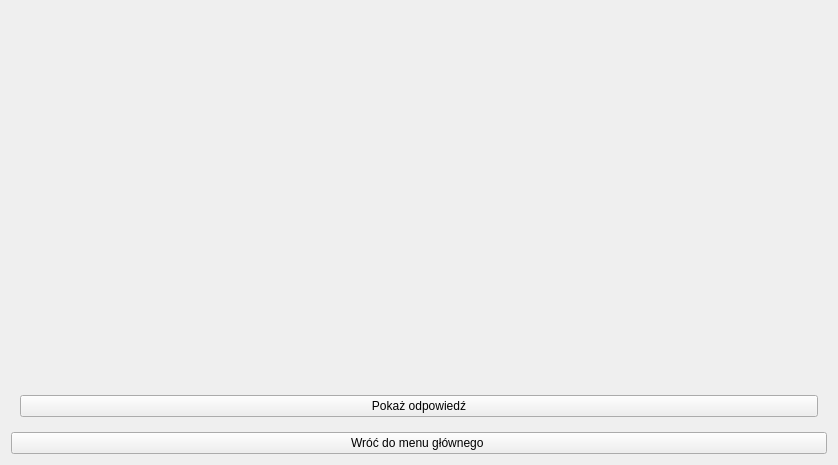
<?xml version="1.0" encoding="UTF-8"?>
<ui version="4.0">
 <class>LearnWidget</class>
 <widget class="QWidget" name="LearnWidget">
  <property name="geometry">
   <rect>
    <x>0</x>
    <y>0</y>
    <width>838</width>
    <height>465</height>
   </rect>
  </property>
  <property name="windowTitle">
   <string>Form</string>
  </property>
  <layout class="QGridLayout" name="gridLayout">
   <item row="0" column="0">
    <layout class="QVBoxLayout" name="verticalLayout" stretch="0,0">
     <item>
      <widget class="QStackedWidget" name="stacked_main_widgets">
       <property name="currentIndex">
        <number>3</number>
       </property>
       <widget class="QWidget" name="start_session_page">
        <layout class="QGridLayout" name="gridLayout_5">
         <item row="0" column="0">
          <layout class="QVBoxLayout" name="verticalLayout_4">
           <item>
            <widget class="QLabel" name="start_label">
             <property name="font">
              <font>
               <pointsize>20</pointsize>
              </font>
             </property>
             <property name="text">
              <string>Rozpocznij naukę!</string>
             </property>
             <property name="textFormat">
              <enum>Qt::AutoText</enum>
             </property>
             <property name="alignment">
              <set>Qt::AlignCenter</set>
             </property>
            </widget>
           </item>
           <item>
            <widget class="QPushButton" name="start_session_button">
             <property name="text">
              <string>Rozpocznij naukę!</string>
             </property>
             <property name="shortcut">
              <string>Space</string>
             </property>
            </widget>
           </item>
          </layout>
         </item>
        </layout>
       </widget>
       <widget class="QWidget" name="answer_page">
        <layout class="QGridLayout" name="gridLayout_2">
         <item row="1" column="0">
          <widget class="QStackedWidget" name="stacked_answer_widget">
           <property name="currentIndex">
            <number>1</number>
           </property>
           <widget class="QWidget" name="page"/>
           <widget class="QWidget" name="page_2"/>
          </widget>
         </item>
         <item row="4" column="0">
          <layout class="QHBoxLayout" name="horizontalLayout" stretch="0,0,0,0,0">
           <property name="spacing">
            <number>30</number>
           </property>
           <property name="topMargin">
            <number>0</number>
           </property>
           <item>
            <widget class="QPushButton" name="one_button">
             <property name="text">
              <string>1</string>
             </property>
             <property name="shortcut">
              <string>1</string>
             </property>
            </widget>
           </item>
           <item>
            <widget class="QPushButton" name="two_button">
             <property name="text">
              <string>2</string>
             </property>
             <property name="shortcut">
              <string>2</string>
             </property>
            </widget>
           </item>
           <item>
            <widget class="QPushButton" name="three_button">
             <property name="minimumSize">
              <size>
               <width>0</width>
               <height>0</height>
              </size>
             </property>
             <property name="text">
              <string>3</string>
             </property>
             <property name="shortcut">
              <string>3</string>
             </property>
            </widget>
           </item>
           <item>
            <widget class="QPushButton" name="four_button">
             <property name="text">
              <string>4</string>
             </property>
             <property name="shortcut">
              <string>4</string>
             </property>
            </widget>
           </item>
           <item>
            <widget class="QPushButton" name="five_button">
             <property name="text">
              <string>5</string>
             </property>
             <property name="shortcut">
              <string>5</string>
             </property>
            </widget>
           </item>
          </layout>
         </item>
         <item row="2" column="0">
          <widget class="QLabel" name="label">
           <property name="font">
            <font>
             <pointsize>14</pointsize>
            </font>
           </property>
           <property name="text">
            <string>Oceń swoją odpowiedź:</string>
           </property>
          </widget>
         </item>
        </layout>
       </widget>
       <widget class="QWidget" name="end_page">
        <layout class="QGridLayout" name="gridLayout_3">
         <item row="0" column="0">
          <layout class="QVBoxLayout" name="verticalLayout_2">
           <item>
            <widget class="QLabel" name="label_2">
             <property name="font">
              <font>
               <pointsize>20</pointsize>
              </font>
             </property>
             <property name="text">
              <string>To wszystkie pytanie przydzielone na dzisiaj!</string>
             </property>
             <property name="alignment">
              <set>Qt::AlignCenter</set>
             </property>
            </widget>
           </item>
           <item>
            <widget class="QLabel" name="label_3">
             <property name="font">
              <font>
               <pointsize>14</pointsize>
              </font>
             </property>
             <property name="text">
              <string>Jeśli właśnie dodałeś nową fiszkę kliknij poniższy przycisk:</string>
             </property>
             <property name="alignment">
              <set>Qt::AlignCenter</set>
             </property>
            </widget>
           </item>
           <item>
            <widget class="QPushButton" name="refresh_button">
             <property name="text">
              <string>Odśwież</string>
             </property>
            </widget>
           </item>
          </layout>
         </item>
        </layout>
       </widget>
       <widget class="QWidget" name="question_page">
        <layout class="QGridLayout" name="gridLayout_4">
         <item row="0" column="0">
          <layout class="QVBoxLayout" name="verticalLayout_3">
           <item>
            <widget class="QStackedWidget" name="stacked_question_widget">
             <widget class="QWidget" name="page_3"/>
             <widget class="QWidget" name="page_4"/>
            </widget>
           </item>
           <item>
            <widget class="QPushButton" name="show_answer_button">
             <property name="text">
              <string>Pokaż odpowiedź</string>
             </property>
             <property name="shortcut">
              <string>Space</string>
             </property>
            </widget>
           </item>
          </layout>
         </item>
        </layout>
       </widget>
      </widget>
     </item>
     <item>
      <layout class="QHBoxLayout" name="horizontalLayout_2">
       <item>
        <widget class="QPushButton" name="go_to_start_button">
         <property name="text">
          <string>Wróć do menu głównego </string>
         </property>
        </widget>
       </item>
      </layout>
     </item>
    </layout>
   </item>
  </layout>
 </widget>
 <resources/>
 <connections/>
</ui>
